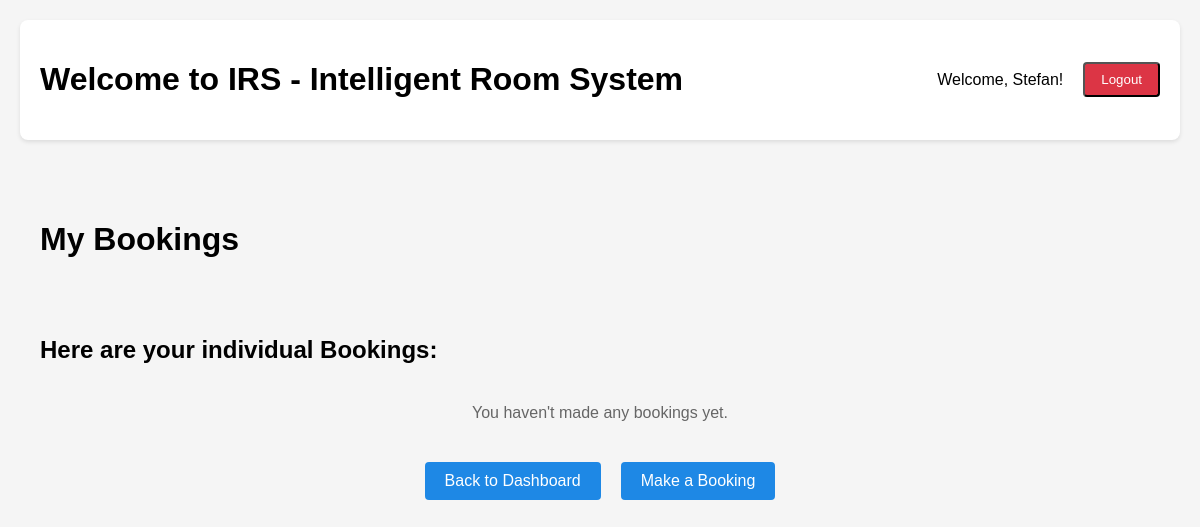
The page /my-bookings/ (signed in) on the database as committed earlier.
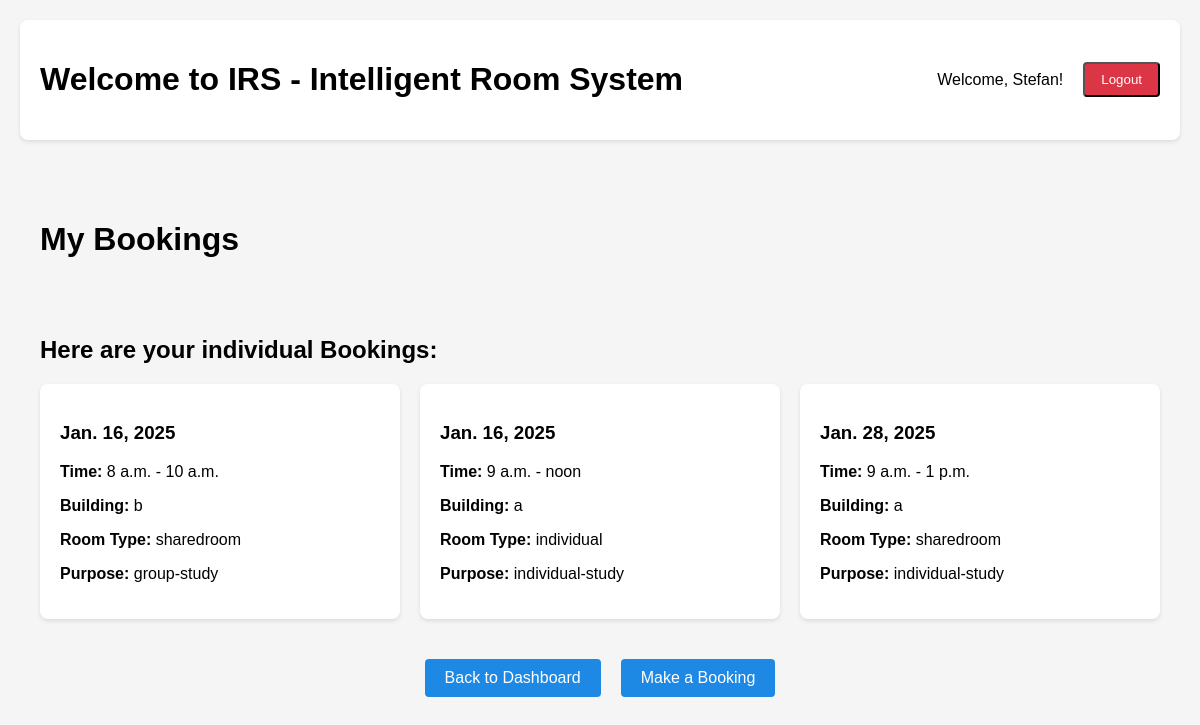
The same page on the database as committed later.
### bookingsystem/models.py (models this page shows, shortened)
class CustomUser(AbstractUser):
    user_id = models.CharField(max_length=20, unique=True)
    user_email = models.EmailField(unique=True)
    is_professor = models.BooleanField(default=False)

class Booking(models.Model):
    user = models.ForeignKey(CustomUser, on_delete=models.CASCADE)
    date = models.DateField()
    start_time = models.TimeField()  # New field for start time
    end_time = models.TimeField()    # New field for end time
    room_id = models.ForeignKey(Room, on_delete=models.CASCADE, default=1)
    room_type = models.CharField(max_length=20)
    building = models.CharField(max_length=50)
    group_size = models.IntegerField()
    purpose = models.CharField(max_length=50)
    course = models.ForeignKey('Course', null=True, blank=True, on_delete=models.SET_NULL)
    title = f"{room_id.name} ({purpose})"
    start = f"{date}T{start_time}"
    end = f"{date}T{end_time}"

### bookingsystem/views.py (the view)
# urls.py: path('my-bookings/', views.my_bookings, name='my_bookings'),
@login_required
def my_bookings(request):
    user_bookings = Booking.objects.filter(user=request.user).order_by('date', 'start_time')
    return render(request, 'my_bookings.html', {'bookings': user_bookings})

### bookingsystem/templates/my_bookings.html (shortened to what this page needs)
<!DOCTYPE html>
<html>
<head>
</head>
<div class="dashboard-container">
    <header class="dashboard-header">
        <h1>Welcome to IRS - Intelligent Room System</h1>
        <div class="user-info">
            <span>Welcome, {{ request.user.username }}!</span>
            <form method="post" action="{% url 'logout' %}">
                <button class="logout-button" type="submit">Logout</button>
            </form>
        </div>
    </header>
<body>
    <div class="bookings-container">
        <h1>My Bookings</h1>
        <br>
        <br>
        <h2>Here are your individual Bookings:</h2>
        {% if bookings %}
            <div class="bookings-list">
                {% for booking in bookings %}
                <div class="booking-card">
                    <h3>{{ booking.date }}</h3>
                    <p><strong>Time:</strong> {{ booking.start_time }} - {{ booking.end_time }}</p>
                    <p><strong>Building:</strong> {{ booking.building }}</p>
                    <p><strong>Room Type:</strong> {{ booking.room_type }}</p>
                    <p><strong>Purpose:</strong> {{ booking.purpose }}</p>
                </div>
                {% endfor %}
            </div>
        {% else %}
            <p class="no-bookings">You haven't made any bookings yet.</p>
        {% endif %}
        <div class="navigation-buttons">
            <a href="{% url 'dashboard' %}" class="nav-button">Back to Dashboard</a>
            <a href="{% url 'bookingsystem' %}" class="nav-button">Make a Booking</a>
        </div>
    </div>
</body>
</html>

### bookingsystem/templates/my_bookings.html (style rules this page uses)
body { font-family: Arial, sans-serif; margin: 0; padding: 0; background-color: #f5f5f5; }
.dashboard-container { max-width: 1200px; margin: 0 auto; padding: 20px; }
.dashboard-header { display: flex; justify-content: space-between; align-items: center; margin-bottom: 40px; padding: 20px; background-color: white; border-radius: 8px; box-shadow: 0 2px 4px rgba(0,0,0,0.1); }
.user-info { display: flex; align-items: center; gap: 20px; }
.bookings-container { max-width: 1200px; margin: 40px auto; padding: 20px; }
.bookings-list { display: grid; grid-template-columns: repeat(auto-fill, minmax(300px, 1fr)); gap: 20px; margin-top: 20px; }
.booking-card { background: white; padding: 20px; border-radius: 8px; box-shadow: 0 2px 4px rgba(0,0,0,0.1); }
.navigation-buttons { display: flex; justify-content: center; gap: 20px; margin-top: 40px; }
.nav-button { padding: 10px 20px; background-color: #1e88e5; color: white; text-decoration: none; border-radius: 4px; }
.logout-button { padding: 8px 16px; background-color: #dc3545; color: white; text-decoration: none; border-radius: 4px; transition: background-color 0.3s; }

Rows that differ between the two databases and show on the page:
added Booking: date "Jan. 16, 2025", start_time "8 a.m.", end_time "10 a.m.", building "b", room_type "sharedroom", purpose "group-study"
added Booking: date "Jan. 16, 2025", start_time "9 a.m.", end_time "noon", building "a", room_type "individual", purpose "individual-study"
added Booking: date "Jan. 28, 2025", start_time "9 a.m.", end_time "1 p.m.", building "a", room_type "sharedroom", purpose "individual-study"
Other text that changed with them:
text no longer shown: "You haven't made any bookings yet."
